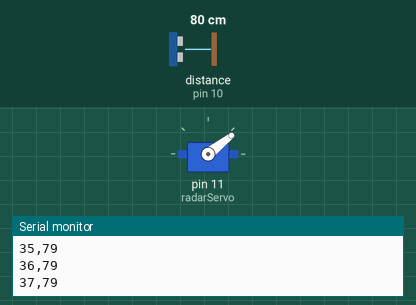
Bench run of a sketch on a simulated Arduino Uno, built with avr-gcc and run on an emulated ATmega328P. On the bench: servo, the last lines printed to the serial monitor. Wiring (inferred from the names in the program): ultrasonic range finder: trigger pin 9; echo pin 10. The inputs (shaded band) are chosen by the test bench; at power-on: distance to the obstacle (sensor on pin 10) 80 cm. The echo pulse lasts 58.3 µs per cm.

Above: at 1.28 s.
1.3 s: distance to the obstacle (sensor on pin 10) set to 2 cm
At 1.89 s:
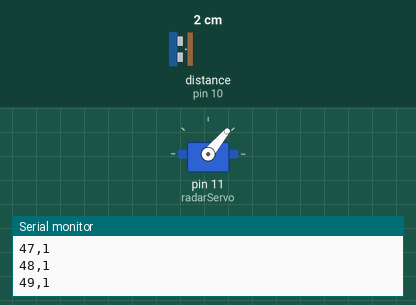
7.3 s: distance to the obstacle (sensor on pin 10) set to 60 cm
At 7.82 s:
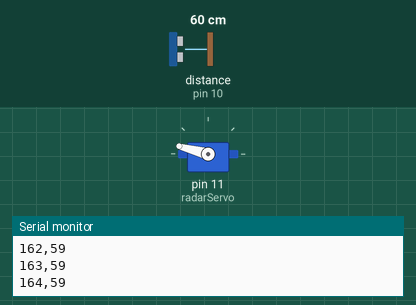
Timing chart, 0 to 16.3 s (numbered marks = the images above; inputs shaded):
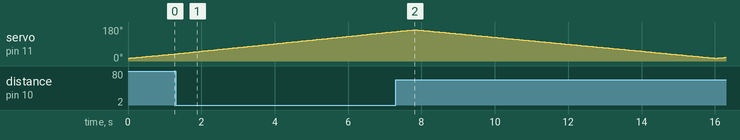

The sketch:

radar_detection.ino
```cpp
#include <Servo.h>

Servo radarServo;
const int trigPin = 9;
const int echoPin = 10;
long duration;
int distance;

void setup() {
  radarServo.attach(11);
  pinMode(trigPin, OUTPUT);
  pinMode(echoPin, INPUT);
  Serial.begin(9600);
}

void loop() {
  for (int angle = 15; angle <= 165; angle++) {
    radarServo.write(angle);
    delay(50);
    distance = getDistance();
    Serial.print(angle);
    Serial.print(",");
    Serial.println(distance);
  }

  for (int angle = 165; angle >= 15; angle--) {
    radarServo.write(angle);
    delay(50);
    distance = getDistance();
    Serial.print(angle);
    Serial.print(",");
    Serial.println(distance);
  }
}

int getDistance() {
  digitalWrite(trigPin, LOW);
  delayMicroseconds(2);
  digitalWrite(trigPin, HIGH);
  delayMicroseconds(10);
  digitalWrite(trigPin, LOW);
  duration = pulseIn(echoPin, HIGH);
  return duration * 0.034 / 2;
}
```
